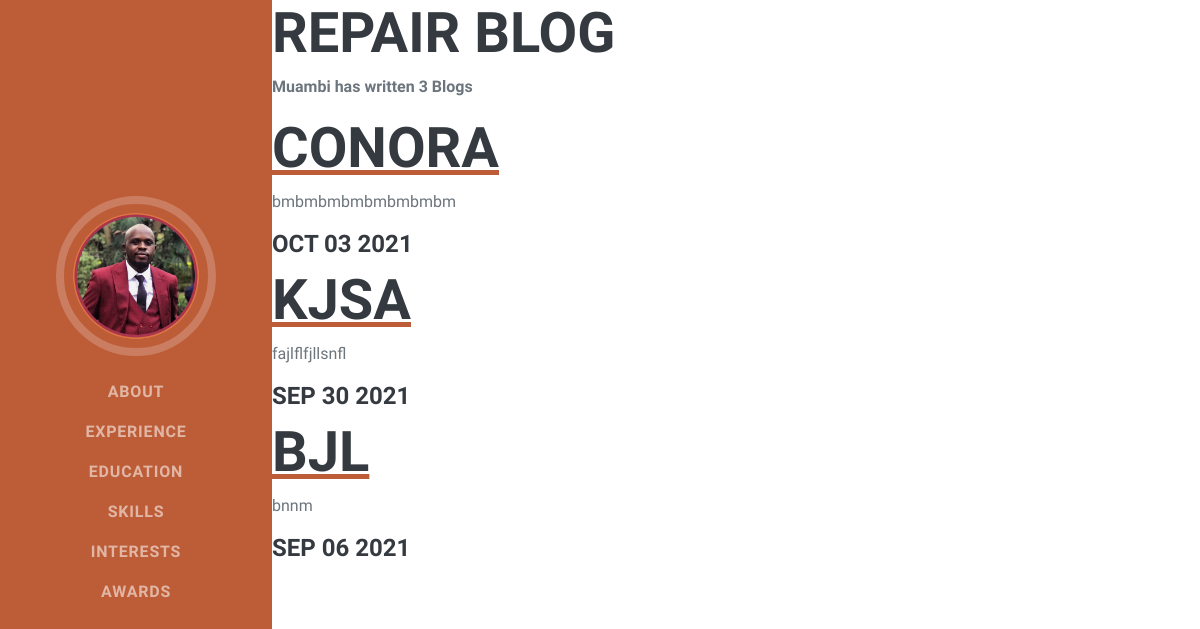
Screenshot of /blog/ with the database file from the repository.
### blog/models.py (models this page shows, shortened)
class Blog(models.Model):
    title = models.CharField(max_length=100)
    body = models.TextField()
    date = models.DateField()

### blog/views.py (the view)
# urls.py: path('', views.main_blog, name='main_blogs'),
def main_blog(request):
    blogs = Blog.objects.order_by('-date')
    return render(request,'blog/main_blog.html',{'blogs':blogs})

### blog/templates/blog/main_blog.html
{% extends 'portfolio/base.html' %}
{% block content %}
<h2>Repair Blog</h2>
<p><b> Muambi has written {{blogs.count }} Blog{{ blogs.count|pluralize }}</b></p>
{% for blog in blogs %}
<a href="{% url 'blog:detail' blog.id %}"><h2>{{ blog.title }}</h2></a>
<p>{{ blog.body|striptags|truncatechars:100}}</p>
<h4>{{ blog.date|date:'M d Y'|upper }}</h4>
{% endfor %}
{%endblock%}

### rows the page displays
Blog: title "CONORA", body "bmbmbmbmbmbmbmbm", date "OCT 03 2021"
Blog: title "KJSA", body "fajlflfjllsnfl", date "SEP 30 2021"
Blog: title "BJL", body "bnnm", date "SEP 06 2021"

### other values shown
{{ blogs.count }} "3"
